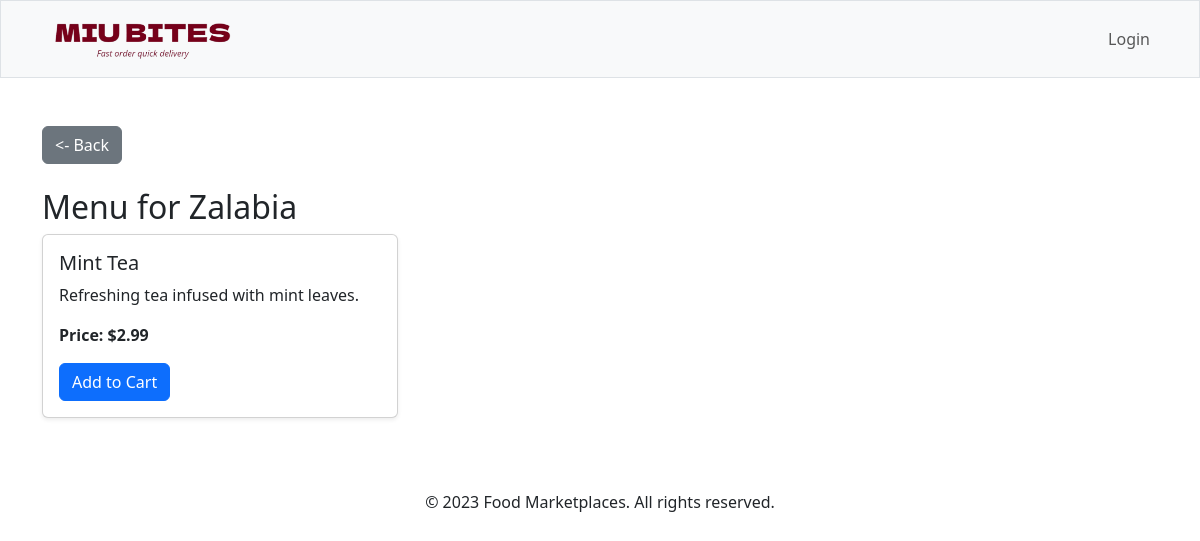
The app's page /menu.php?restaurant_id=5 with its own data.
### tables this page shows
CREATE TABLE `restaurants` (
  `restaurant_id` int(11) NOT NULL,
  `restaurant_name` varchar(255) NOT NULL,
  `description` text DEFAULT NULL,
  `menu_uploaded` tinyint(1) DEFAULT 0,
  `delivery_option` tinyint(1) DEFAULT 1,
  `pickup_option` tinyint(1) DEFAULT 1,
  `status` enum('active','pending','rejected') DEFAULT 'pending',
  `created_at` timestamp NOT NULL DEFAULT current_timestamp()
);

CREATE TABLE `menus` (
  `menu_id` int(11) NOT NULL,
  `restaurant_id` int(11) NOT NULL,
  `item_name` varchar(255) NOT NULL,
  `description` text DEFAULT NULL,
  `price` decimal(10,2) NOT NULL,
  `category` enum('food','drinks') NOT NULL,
  `availability` tinyint(1) DEFAULT 1
);

### menu.php (the view, shortened to what this page needs)
<?php
include 'db_connection.php';
if (isset($_GET['restaurant_id'])) {
    $restaurant_id = intval($_GET['restaurant_id']);
    $restaurant_query = "SELECT * FROM restaurants WHERE restaurant_id = ?";
    $stmt = $conn->prepare($restaurant_query);
    $stmt->bind_param("i", $restaurant_id);
    $stmt->execute();
    $restaurant_result = $stmt->get_result();
    if ($restaurant_result->num_rows > 0) {
        $restaurant = $restaurant_result->fetch_assoc();
        $menu_query = "SELECT * FROM menus WHERE restaurant_id = ?";
        $menu_stmt = $conn->prepare($menu_query);
        $menu_stmt->bind_param("i", $restaurant_id);
        $menu_stmt->execute();
        $menu_result = $menu_stmt->get_result();
    } else {
        header("Location: marketplaces.php");
        exit();
    }
} else {
    header("Location: marketplaces.php");
    exit();
}
?>
<!DOCTYPE html>
<html lang="en">
<head>
    <link href="https://cdn.jsdelivr.net/npm/bootstrap@5.3.3/dist/css/bootstrap.min.css" rel="stylesheet">
</head>
<body>
    <?php include("header.php") ?>
    <div class="container mt-5">
        <div class="mb-4">
            <a href="javascript:history.back()" class="btn btn-secondary"> <- Back</a>
        </div>
        <h2>Menu for <?php echo htmlspecialchars($restaurant['restaurant_name']); ?></h2>
        <div class="row">
            <?php if ($menu_result->num_rows > 0): ?>
                <?php while ($menu_item = $menu_result->fetch_assoc()): ?>
                    <div class="col-md-4">
                        <div class="card mb-4 shadow-sm">
                            <div class="card-body">
                                <h5 class="card-title"><?php echo htmlspecialchars($menu_item['item_name']); ?></h5>
                                <p class="card-text"><?php echo htmlspecialchars($menu_item['description']); ?></p>
                                <p class="card-text"><strong>Price: $<?php echo number_format($menu_item['price'], 2); ?></strong></p>
                                <form action="add_to_cart.php" method="POST">
                                    <button type="submit" class="btn btn-primary">Add to Cart</button>
                                </form>
                            </div>
                        </div>
                    </div>
                <?php endwhile; ?>
            <?php else: ?>
                <p class="text-muted">No menu items available at the moment.</p>
            <?php endif; ?>
        </div>
    </div>
    <footer class="text-center mt-5">
        <p>&copy; 2023 Food Marketplaces. All rights reserved.</p>
    </footer>
</body>
</html>

### records on screen
restaurants: restaurant_name "Zalabia"
menus: item_name "Mint Tea", description "Refreshing tea infused with mint leaves.", price "2.99"
